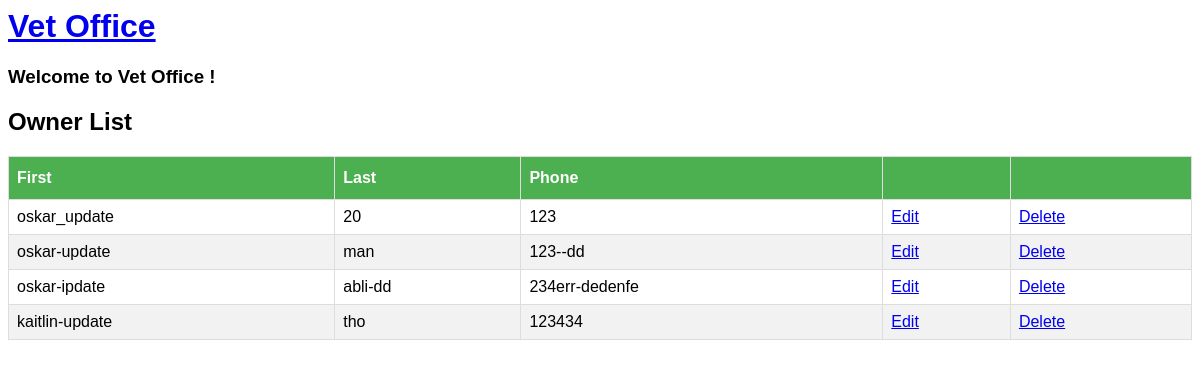
Page /owner/list (signed in) on the committed database.
### vetoffice/models.py (models this page shows)
class Owner(models.Model):
    first_name = models.CharField(max_length=30)
    last_name = models.CharField(max_length=30)
    phone = models.CharField(max_length=30)

### vetoffice/views.py (the view)
# urls.py: path("owner/list", views.OwnerList.as_view(), name="ownerlist"),
class OwnerList(LoginRequiredMixin,ListView):
  model = Owner
  template_name = "vetoffice/owner_list.html"

### vetoffice/templates/vetoffice/owner_list.html (shortened to what this page needs)
{% extends "./base.html" %}
{% block content %}
<h2>Owner List</h2>
<table id="owners">
  <tr>
    <th>First</th>
    <th>Last</th>
    <th>Phone</th>
      <th> </th>
      <th> </th>
  </tr>
  {% for owner in owner_list %}
  <tr>
    <td>{{ owner.first_name }}</td>
    <td>{{ owner.last_name }}</td>
    <td>{{ owner.phone }}</td>
    <td><a href="{% url 'ownerupdate' owner.id %}">Edit</a></td>
    <td><a href="{% url 'ownerdelete' owner.id %}">Delete</a></td>
  </tr>
  {% endfor %}
</table>
{% endblock %}

### vetoffice/templates/vetoffice/base.html (style rules this page uses)
body { font-family: Arial, Helvetica, sans-serif; }
table { border-collapse: collapse; width: 100%; }
td, th { border: 1px solid #ddd; padding: 8px; }
tr:nth-child(even) { background-color: #f2f2f2; }
th { padding-top: 12px; padding-bottom: 12px; text-align: left; background-color: #4CAF50; color: white; }

### rows in the picture
Owner: first_name "oskar_update", last_name "20", phone "123"
Owner: first_name "oskar-update", last_name "man", phone "123--dd"
Owner: first_name "oskar-ipdate", last_name "abli-dd", phone "234err-dedenfe"
Owner: first_name "kaitlin-update", last_name "tho", phone "123434"
